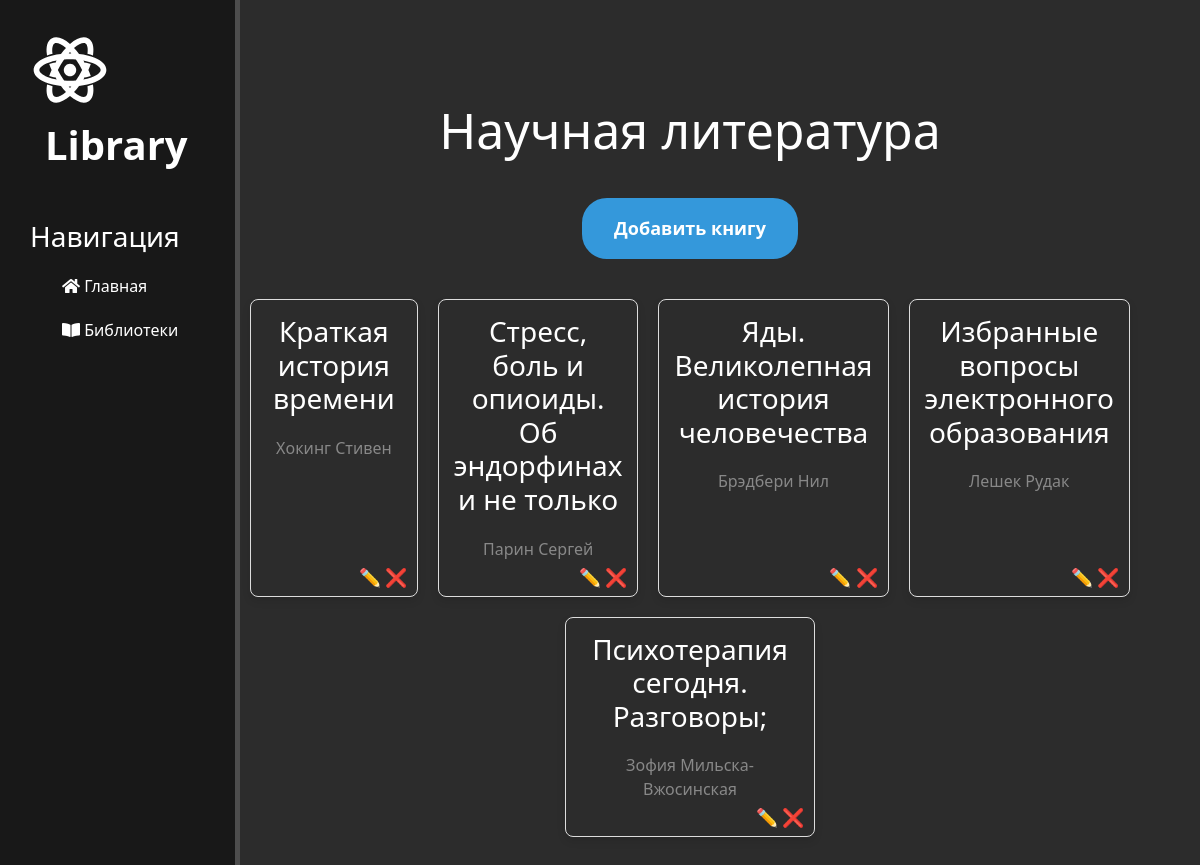
Screenshot of /library/1 with the database file from the repository.
### library/models.py (models this page shows, shortened)
class Library(models.Model):
    name = models.CharField(max_length=100)
    picture = models.URLField(blank=True, null=False)
    class Meta:
        verbose_name = 'Библиотека'
        verbose_name_plural = 'Библиотеки'

class Book(models.Model):
    title = models.CharField(max_length=100)
    author = models.CharField(max_length=100)
    library = models.ForeignKey(Library, on_delete=models.CASCADE)
    class Meta:
        verbose_name = 'Книга'
        verbose_name_plural = 'Книги'

### library/views.py (the view)
# urls.py: path('<int:pk>', views.LibraryDetailView.as_view(), name='library-detail'),
class LibraryDetailView(DetailView):
    model = Library
    template_name = 'library/details.html'
    context_object_name = 'library'

### library/templates/library/details.html (shortened to what this page needs)
{% extends 'main/layout.html' %}
{% block content %}
    <div class="features">
        <h1>{{ library.name }}</h1>
        <a href="{% url 'createBook' library.id %}" class="btn-add-book-alt">Добавить книгу</a>
        <div class="book-list">
            {% for book in library.book_set.all %}
                <div class="book-card">
                    <h3>{{ book.title }}</h3>
                    <p class="author">{{ book.author }}</p>
                    <div class="buttons">
                        <a href="{% url 'book-update' library.id book.id %}" class="edit-book">✏️</a>
                        <a href="{% url 'book-delete' library.id book.id %}" class="delete-book">❌</a>
                    </div>
                </div>
            {% endfor %}
        </div>
    </div>
{% endblock %}

### main/templates/main/layout.html (shortened to what this page needs)
{% load static %}
<!doctype html>
<html lang="ru">
<head>
    <link rel='stylesheet' href="https://cdn.jsdelivr.net/npm/bootstrap@5.3.2/dist/css/bootstrap.min.css">
    <link rel='stylesheet' href="{% static 'main/css/main.css' %}">
    <link rel="stylesheet" href="https://use.fontawesome.com/releases/v5.8.2/css/all.css">
</head>
<body>
    <aside>
        <img src="{% static 'main/img/logo_aside.svg' %}" alt="Лого">
        <span class="logo">Library</span>
        <h3>Навигация</h3>
        <ul>
            <a href="{% url 'home' %}"><li><i class="fas fa-home"></i> Главная</li></a>
            <a href="{% url 'library_home' %}"><li><i class="fas fa-solid fa-book-open" style="color: #ffffff;"></i> Библиотеки</li></a>
        </ul>
    </aside>
    <main>
        {% block content %}
        {% endblock %}
    </main>
</body>
</html>

### main/static/main/css/main.css (style rules this page uses)
body { background: #2c2c2c; }
aside { float: left; background: #181818; width: 20%; padding: 2.5%; height: 100vmax; color: #fff; border-right: 5px solid #4d4d4d; }
aside img { width: 80px; float: left; }
aside .logo { font-size: 40px; margin-left: 15px; font-weight: bold; position: relative; top: +5px; }
aside h3 { margin-top: 50px; fon-size: 28px; }
aside ul { list-style: none; }
aside ul li { color: #fff; display: block; margin-top: 20px; transition: transform.3s ease; }
main .features { float: left; color: #fff; margin-top: 100px; text-align: center; width: 75% }
main .features h1 { font-size: 50px; }
main .features p { max-width: 400px; margin: 20px auto; }
aside a { text-decoration: none; }

### rows the page displays
Library: name "Научная литература"
Book: title "Краткая история времени", author "Хокинг Стивен"
Book: title "Стресс, боль и опиоиды. Об эндорфинах и не только", author "Парин Сергей"
Book: title "Яды. Великолепная история человечества", author "Брэдбери Нил"
Book: title "Избранные вопросы электронного образования", author "Лешек Рудак"
Book: title "Психотерапия сегодня. Разговоры;", author "Зофия Мильска-Вжосинская"
